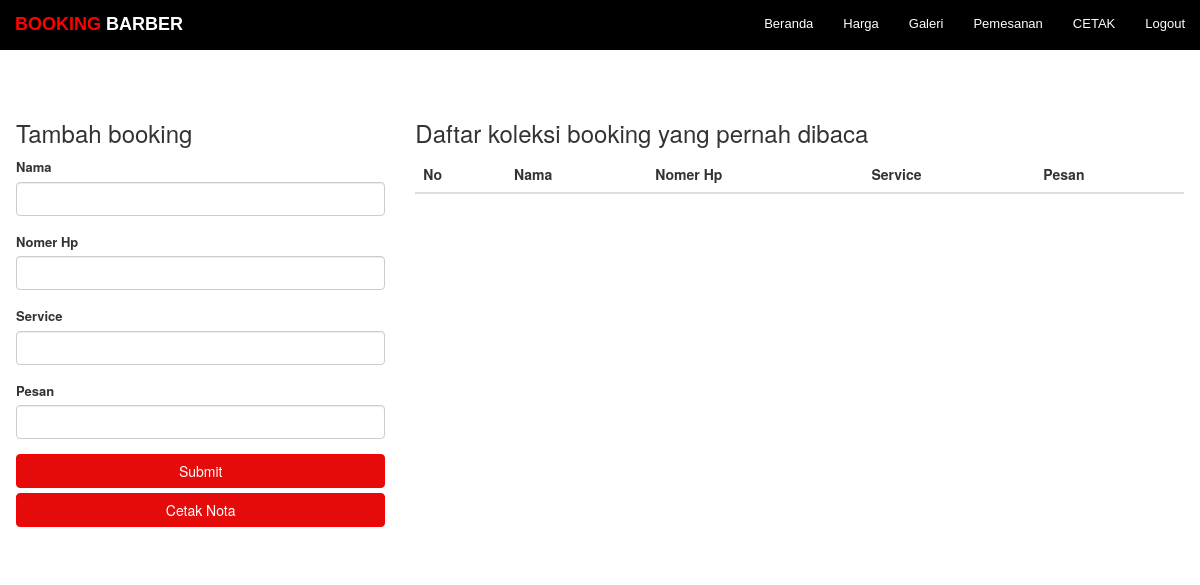
Page /pemesanan.php on the earlier database version.
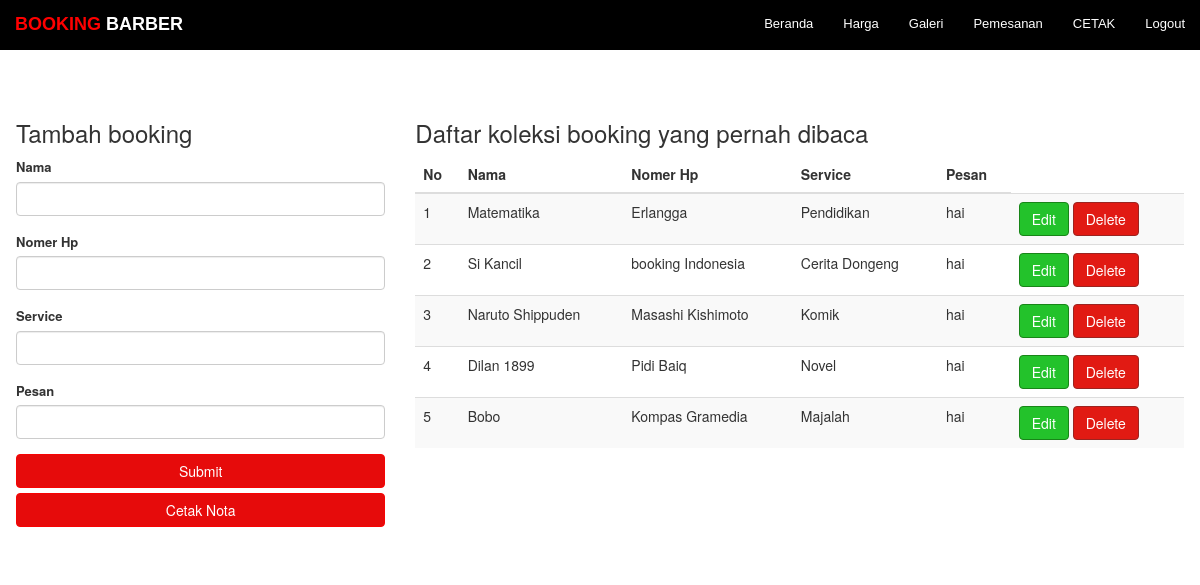
Same page on the later database version.
### tables this page shows
CREATE TABLE `booking` (
  `id_booking` int(11) NOT NULL,
  `nama_booking` varchar(100) NOT NULL,
  `nomerhp_booking` varchar(100) NOT NULL,
  `service_booking` varchar(50) NOT NULL,
  `pesan_booking` varchar(50) NOT NULL
);

### pemesanan.php (the view, shortened to what this page needs)
<!DOCTYPE html>
<html lang="en">
<head>
    <link rel="stylesheet" href="css/booking.css">
</head>
<body>
    <div class="header">
        <a class="judul" href="index.html">
            <font color="red">BOOKING </font>BARBER
        </a>
        <div class="navigasi">
            <a href="index.html" class="nav-item nav-link active">Beranda</a>
            <a href="price.html" class="nav-item nav-link">Harga</a>
            <a href="portfolio.html" class="nav-item nav-link">Galeri</a>
            <a href="booking.html" class="nav-item nav-link">Pemesanan</a>
            <a href="pemesanan.php" class="nav-item nav-link">CETAK</a>
            <a href="logout.php" class="nav-item nav-link">Logout</a>
        </div>
    </div>
</body>
</html>
<!DOCTYPE html>
<html lang="en">
<head>
    <link rel="stylesheet" href="bootstrap/css/bootstrap.css">
    <link rel="stylesheet" type="text/css" href="//cdn.datatables.net/1.10.11/css/jquery.dataTables.min.css">
</head>
<body>
    <?php
    include('config.php');
    $query = "SELECT * FROM booking";
    $result = mysqli_query($conn, $query);
    ?>
    <div class="container bg-info" style="padding-top: 50px; padding-bottom: 30px; padding-left: 1px; padding-right: 1px;">
        <div class="row">
            <div class="col-sm-4">
                <h3>Tambah booking</h3>
                <form role="form" action="insert.php" method="post">
                    <div class="form-group">
                        <label>Nama</label>
                        <input type="text" name="nama_bk" class="form-control">
                    </div>
                    <div class="form-group">
                        <label>Nomer Hp</label>
                        <input type="text" name="nomerhp_bk" class="form-control">
                    </div>
                    <div class="form-group">
                        <label>Service</label>
                        <input type="text" name="service_bk" class="form-control">
                    </div>
                    <div class="form-group">
                        <label>Pesan</label>
                        <input type="text" name="pesan_bk" class="form-control">
                    </div>
                    <button type="submit" class="btn btn-info btn-block">Submit</button>
                    <button type="submit" class="btn btn-info btn-block"><a target="_blank" href="cetak.php">
                            <font color="White">Cetak Nota</font>
                        </a></button>
                </form>
            </div>
            <div class="col-sm-8">
                <h3>Daftar koleksi booking yang pernah dibaca</h3>
                <table class="table table-striped table-hover dtabel">
                    <thead>
                        <tr>
                            <th>No</th>
                            <th>Nama</th>
                            <th>Nomer Hp</th>
                            <th>Service</th>
                            <th>Pesan</th>
                        </tr>
                    </thead>
                    <tbody>
                        <?php
                        $no = 1;
                        while ($row = mysqli_fetch_assoc($result)) {
                        ?>
                            <tr>
                                <td><?php echo $no++; ?></td>
                                <td><?php echo $row['nama_booking']; ?></td>
                                <td><?php echo $row['nomerhp_booking']; ?></td>
                                <td><?php echo $row['service_booking']; ?></td>
                                <td><?php echo $row['pesan_booking']; ?></td>
                                <td>
                                    <a href="editform.php?id=<?php echo $row['id_booking']; ?>" class="btn btn-success" role="button">Edit</a>
                                    <a href="delete.php?id=<?php echo $row['id_booking'] ?>" class="btn btn-danger" role="button">Delete</a>
                                </td>
                            </tr>
                        <?php
                        }
                        ?>
                    </tbody>
                </table>
            </div>
        </div>
    </div>
</body>
</html>

### css/booking.css (style rules this page uses)
body { margin: 0; }
.header { overflow: hidden; background-color: black; }
.header a.judul { font-family: Arial, Helvetica, sans-serif; font-weight: bolder; color: white; font-size: 18px; }
.header a { float: left; color: white; text-align: center; padding: 12px 15px; text-decoration: none; }
.navigasi { float: right; font-family: Arial, Helvetica, sans-serif; padding-top: 3px; font-size: 13px; }
.container { width: 200%; background-color: #c0c0c0; margin-left: 50px; border-radius: 15px; }
label { font-size: 13px; }

Differences in the rows shown:
added booking: nama_booking "Matematika", nomerhp_booking "Erlangga", service_booking "Pendidikan", pesan_booking "hai"
added booking: nama_booking "Si Kancil", nomerhp_booking "booking Indonesia", service_booking "Cerita Dongeng", pesan_booking "hai"
added booking: nama_booking "Naruto Shippuden", nomerhp_booking "Masashi Kishimoto", service_booking "Komik", pesan_booking "hai"
added booking: nama_booking "Dilan 1899", nomerhp_booking "Pidi Baiq", service_booking "Novel", pesan_booking "hai"
added booking: nama_booking "Bobo", nomerhp_booking "Kompas Gramedia", service_booking "Majalah", pesan_booking "hai"
